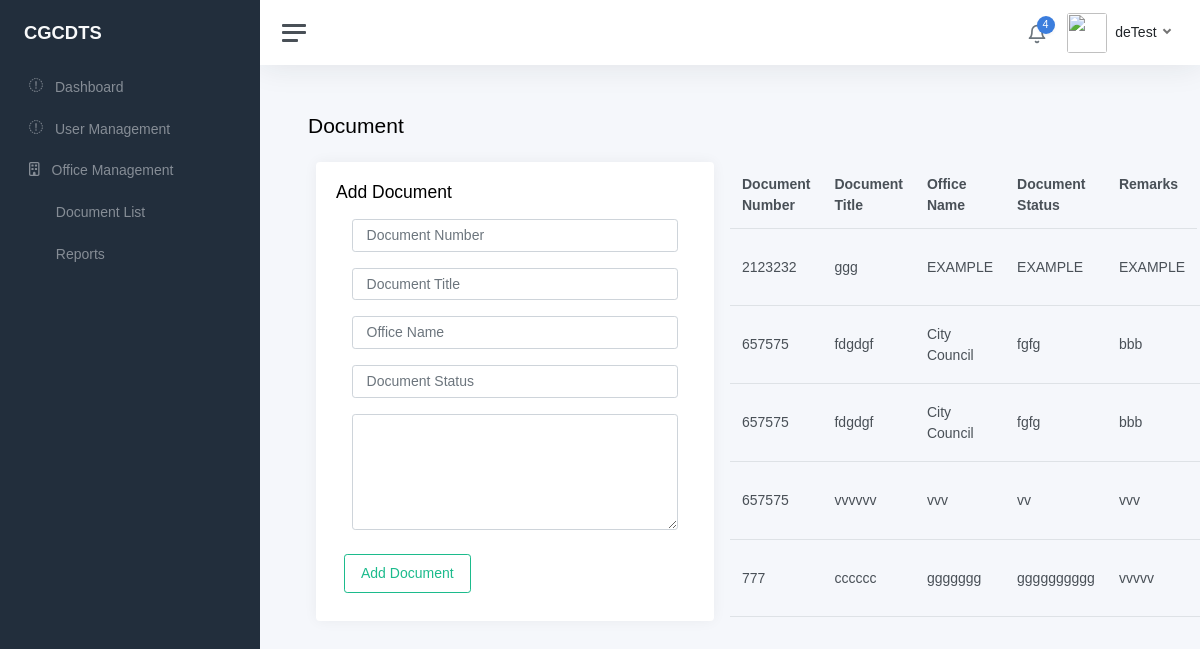
Screenshot of /user/add_document.php (signed in) with the database file from the repository.
### tables this page shows
CREATE TABLE `document` (
  `id` int NOT NULL,
  `doc_num` varchar(15) NOT NULL,
  `doc_title` varchar(50) NOT NULL,
  `office_name` varchar(100) NOT NULL,
  `doc_status` varchar(15) NOT NULL,
  `remarks` varchar(150) NOT NULL
);

### includes/autoloader.inc.php (called while the page is built, shortened)
<?php
function autoLoader ($className){
    $path = "../classes/";
    $ext = ".php";
    $fullPath = $path . $className . $ext;
}
?>

### config/connection.php (called while the page is built, shortened)
<?php
include_once '../includes/autoloader.inc.php';
$db = new Connection();
$conn = $db->conn();
$document = new Add_Document($conn);

### classes/Add_Document.php (called while the page is built, shortened)
<?php
class Add_Document
{
    private $conn;
    function __construct($conn)
    {
        $this->conn = $conn;
    }
    public function getDocument()
    {
        try {
            $sql = "SELECT * FROM document";
            $result = $this->conn->query($sql);
            return $result->fetchAll(PDO::FETCH_ASSOC);
        } catch (PDOException $e) {
            echo $e->getMessage();
        }
    }
}

### user/add_document.php (the view, shortened to what this page needs)
<?php
require_once '../includes/sidebar_header.php';
$addDocument = $document->getDocument();
?>
<main class="content">
  <div class="container-fluid p-0">
    <h1 class="h3 mb-3">Document</h1>
    <form action="../controller/user_document_add.php" method="POST">
      <div class="ofc-card d-flex justify-content-start flex p-2 gap-3">
        <div class="ofc-item w-50">
          <div class="card">
            <div class="card-body">
              <h4>Add Document</h4>
              <div class="form-group m-3 m-2">
                <input type="text" name="doc_num" class="form-control" placeholder="Document Number" required>
              </div>
              <div class="form-group m-3 m-2">
                <input type="text" name="doc_title" class="form-control" placeholder="Document Title" required>
              </div>
              <div class="form-group m-3 m-2">
                <input type="text" name="office_name" class="form-control" placeholder="Office Name" required>
              </div>
              <div class="form-group m-3 m-2">
                <input type="text" name="doc_status" class="form-control" placeholder="Document Status" required>
              </div>
              <div class="form-group m-3 m-2">
                <textarea name="remarks" class="form-control" id="5" cols="3" rows="5" placeholder="Remarks" required>
                    </textarea>
              </div>
              <button type="submit" class="btn btn-outline-success m-0 m-2 d-rounded py-2 px-3">Add Document</button>
            </div>
          </div>
        </div>
        <div class="ofc-item w-50">
          <table class="table table-hover">
            <th>Document Number</th>
            <th>Document Title</th>
            <th>Office Name</th>
            <th>Document Status</th>
            <th>Remarks</th>
            <tbody>
              <?php foreach ($addDocument as $document): ?>
                <tr>
                  <td>
                    <?php echo $document['doc_num'] ?>
                  </td>
                  <td>
                    <?php echo $document['doc_title'] ?>
                  </td>
                  <td>
                    <?php echo $document['office_name'] ?>
                  </td>
                  <td>
                    <?php echo $document['doc_status'] ?>
                  </td>
                  <td>
                    <?php echo $document['remarks'] ?>
                  </td>
                  <td>
                  </td>
                </tr>
              <?php endforeach; ?>
            </tbody>
          </table>
        </div>
      </div>
    </form>
  </div>
</main>
<?php require_once '../includes/sidebar_footer.php' ?>

### css/cgcdts.css (style rules this page uses)
.d-rounded { border-radius: 50px; }
body { font-family: "Roboto", sans-serif; }

### rows the page displays
document: doc_num "2123232", doc_title "ggg", office_name "EXAMPLE", doc_status "EXAMPLE", remarks "EXAMPLE"
document: doc_num "657575", doc_title "fdgdgf", office_name "City Council", doc_status "fgfg", remarks "bbb"
document: doc_num "657575", doc_title "fdgdgf", office_name "City Council", doc_status "fgfg", remarks "bbb"
document: doc_num "657575", doc_title "vvvvvv", office_name "vvv", doc_status "vv", remarks "vvv"
document: doc_num "777", doc_title "cccccc", office_name "ggggggg", doc_status "gggggggggg", remarks "vvvvv"

### other values shown
$_SESSION["username"] "deTest"
